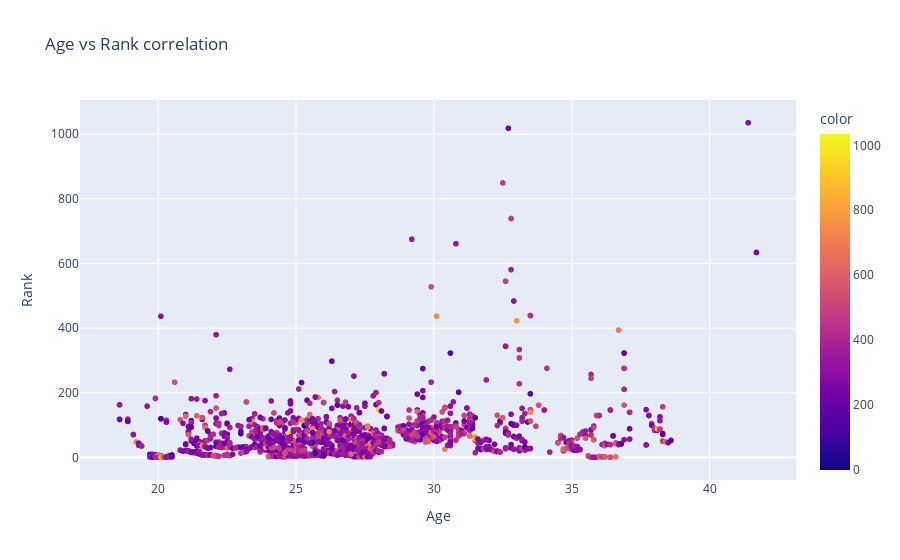

Notebook source saved alongside this figure:
### Markdown cell above
# Age vs Rank Coreelation

### Code cell
from numpy import size
import plotly.express as pt


scat = pt.scatter(x =atp['winner_age'], y= atp['winner_rank'], color=atp['minutes'] , labels={'x':'Age','y':'Rank'}, title = 'Age vs Rank correlation')
scat.show()

### Figure 1 — Plotly figure (JSON) as saved in the notebook; plotly's stock layout.template omitted (floating-point values rounded to 4 significant figures; data arrays with more than 128 entries replaced by an {"elided": "..."} marker saying what was removed)
{"data": [{"hovertemplate": "Age=%{x}<br>Rank=%{y}<br>color=%{marker.color}<extra></extra>", "legendgroup": "", "marker": {"color": {"elided": "2607 int values"}, "coloraxis": "coloraxis", "symbol": "circle"}, "mode": "markers", "name": "", "showlegend": false, "type": "scattergl", "x": {"elided": "2607 float values"}, "xaxis": "x", "y": {"elided": "2607 int values"}, "yaxis": "y"}], "layout": {"coloraxis": {"colorbar": {"title": {"text": "color"}}, "colorscale": [[0, "#0d0887"], [0.1111, "#46039f"], [0.2222, "#7201a8"], [0.3333, "#9c179e"], [0.4444, "#bd3786"], [0.5556, "#d8576b"], [0.6667, "#ed7953"], [0.7778, "#fb9f3a"], [0.8889, "#fdca26"], [1, "#f0f921"]]}, "legend": {"tracegroupgap": 0}, "title": {"text": "Age vs Rank correlation"}, "xaxis": {"anchor": "y", "domain": [0, 1], "title": {"text": "Age"}}, "yaxis": {"anchor": "x", "domain": [0, 1], "title": {"text": "Rank"}}}}
